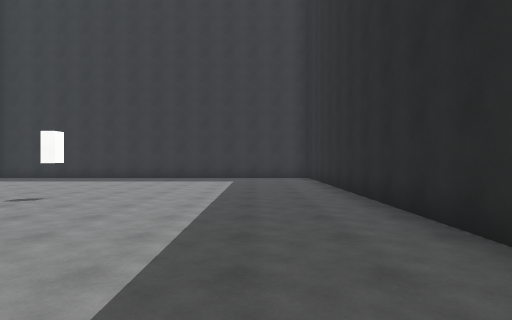
[1] (above)

17 first-person views from a walk through a Unity game level. The camera is 1.5 m above the floor, looks level and sees 80° across. The floor is counted in squares, 2 m on a side. Each view is taken from the middle of a square. On the plan, view 1 faces up. The plan holds only what a view shows up to about 10 squares ahead; the rest is blank. The place goes on beyond the plan. Surface patterns are stand-ins for the level's own textures.

[2]
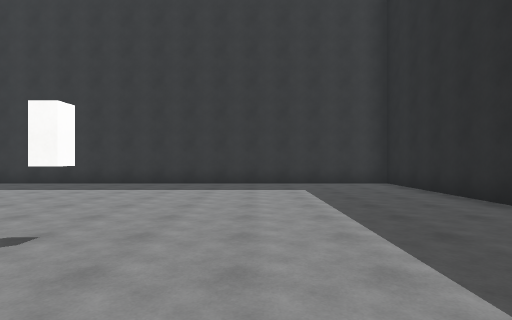

[3]
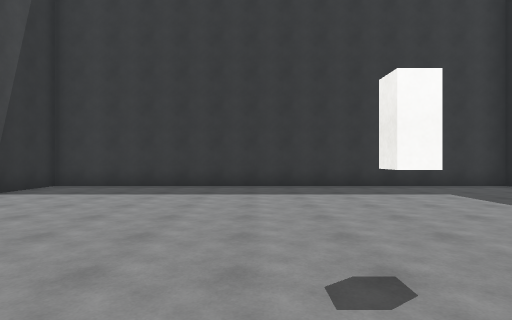

[4]
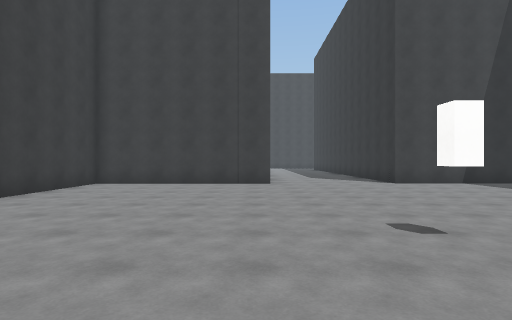

[5]
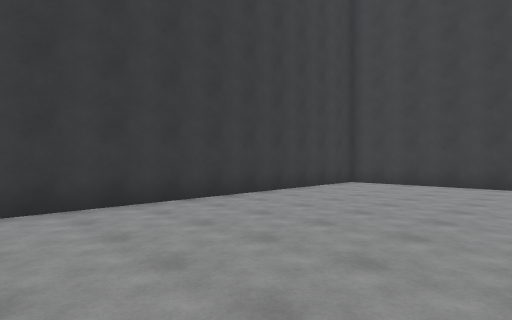

[6]
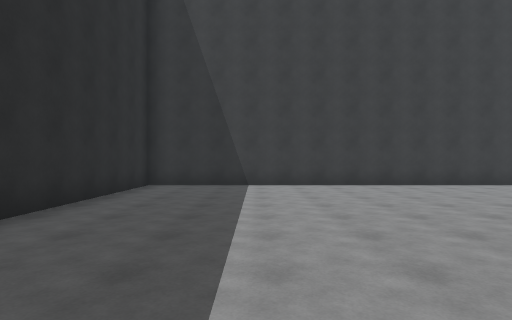

[7]
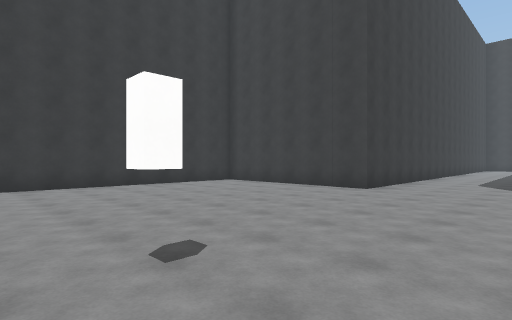

[8]
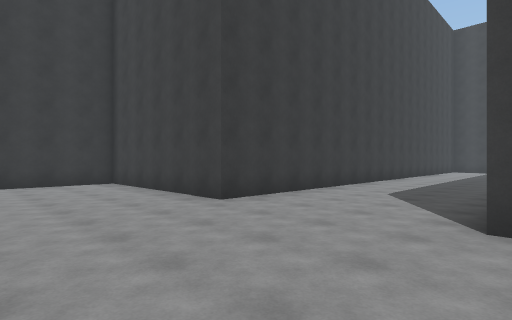

[9]
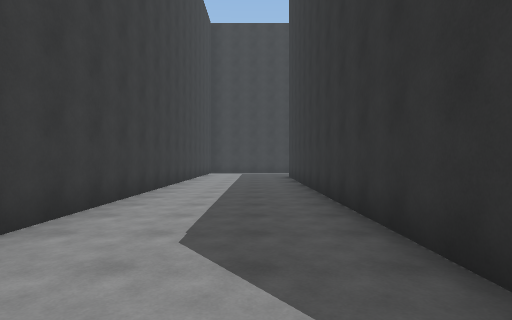

[10]
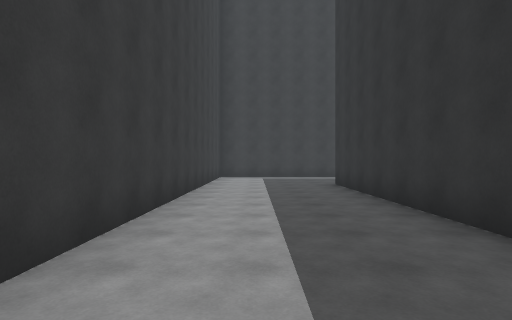

[11]
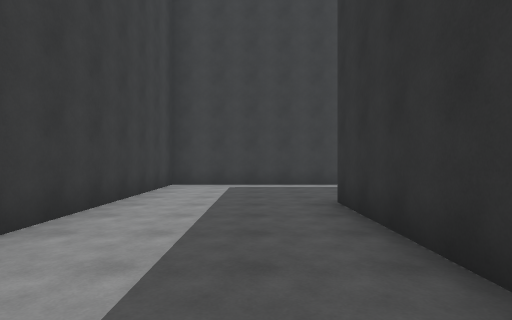

[12]
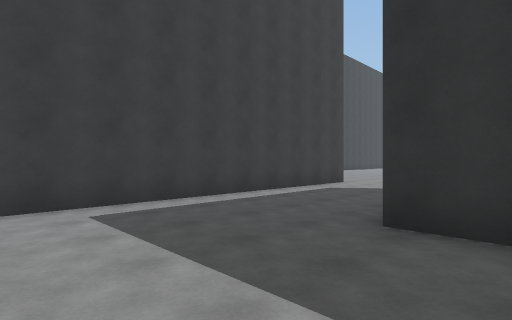

[13]
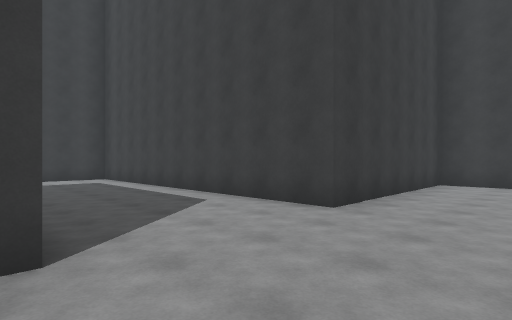

[14]
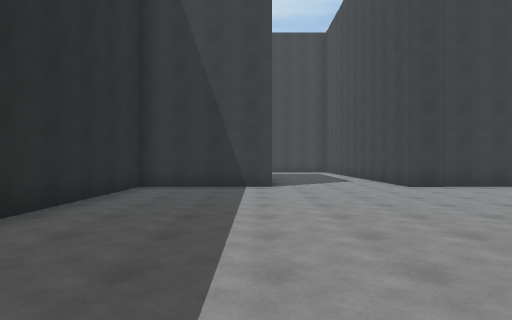

[15]
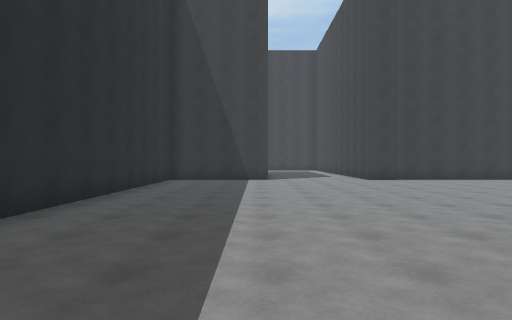

[16]
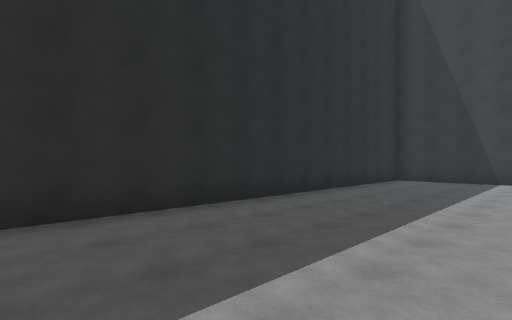

[17]
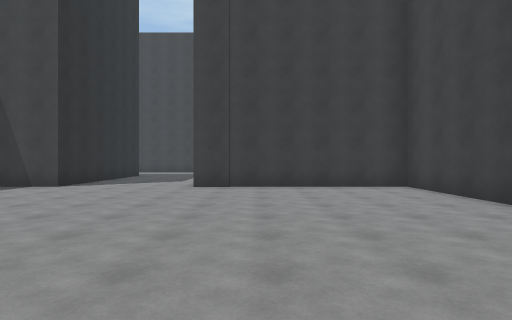

### Floor plan
Points are (right, up) in squares from view 1. A wall is a line through its corners. A room is listed if a view was taken in it or the views show most of it. See-through windows are left out.
Room 1 (views 1, 2, 3, 4, 5, 6, 7, 8)
walls: (-10.7, 3.5) (-10.7, -1.1) (2.2, -1.1) (2.2, 12.8) (-10.7, 12.8) (-10.7, 8.4)
ways out: opening at (-10.2, 6) to room 2
objects: block (-4, 6)
Room 2 (views 9, 10, 11, 12, 13, 14, 15, 16, 17)
walls: (-24.5, 13) (-24.5, 14.5) (-20.8, 14.5) (-20.8, 25.6); (-34.3, 15.1) (-34.3, 14.5) (-28.2, 14.5) (-28.2, 4.5) (-10.7, 4.5) (-10.7, 3.5); (-12.6, 8.5) (-24.5, 8.5)
ways out: opening at (-10.2, 6) to room 1

Positions as (right, up) in squares from view 1, and headings:
1: (0, 0), facing up
2: (-2, 3), facing up
3: (-5, 4), facing up
4: (-1, 4), facing left
5: (-1, 4), facing down-left
6: (-1, 8), facing down
7: (-3, 8), facing down-left
8: (-7, 9), facing down-left
9: (-11, 7), facing left
10: (-15, 6), facing left
11: (-19, 7), facing left
12: (-23, 5), facing up-left
13: (-24, 17), facing down-left
14: (-24, 23), facing down
15: (-24, 26), facing down
16: (-25, 26), facing down-right
17: (-30, 23), facing down
